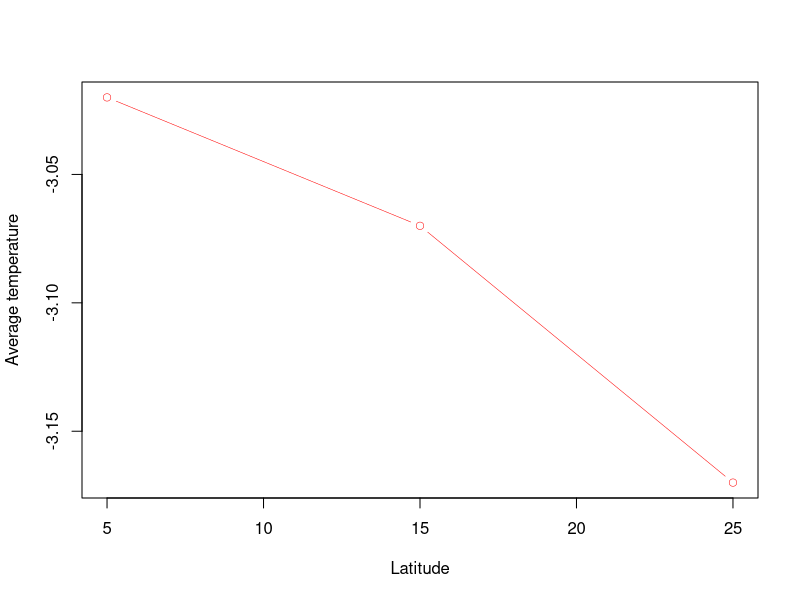
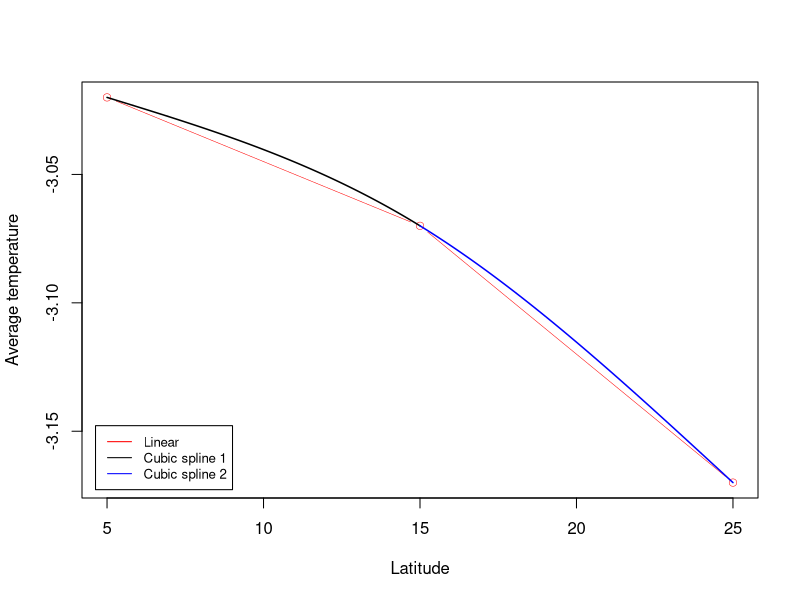

These charts were generated, in order, by the following R code:
## ---- chunk 1
knitr::opts_chunk$set(echo = TRUE)
## ---- chunk 2
# The Babylonian method for finding square root
# a: a positive real number; we will solve the square root of a.
# x1: the initial guess of the solution. x1 should be positive too.
# epsilon: a small positive number for the tolerance.

babylonian <- function(a, x1, epsilon = 1e-6) {
  if(a <= 0 || x1 <= 0 ){
    print("a and x1 should be both positive!")
    return(0)
  }else{
    x = x1
    i = 0
    while(abs(x*x - a) > epsilon){
      i = i + 1
      x = (x + a/x)/2
    }
    print(paste0("Number of iterations: ", i))
    return(x)
  }
}

babylonian(2,1)
babylonian(2,100)
babylonian(2,200)
## ---- chunk 3
x = c(5, 15, 25) 
y = c(-3.02,-3.07, -3.17)
plot(x,y, xlab = "Latitude", ylab = "Average temperature", type = "b", col = "red", lwd = 0.5)
## ---- chunk 4
vec_c = c(y[1], y[2], y[2], y[3], 0, 0, 0, 0) # the vector from the right hand side of Equation (6)

a = matrix(c(x[1]**3, x[1]**2, x[1], 1, 0, 0, 0, 0,
             x[2]**3, x[2]**2, x[2], 1, 0, 0, 0, 0,
             0, 0, 0, 0, x[2]**3, x[2]**2, x[2], 1,
             0, 0, 0, 0, x[3]**3, x[3]**2, x[3], 1,
             3*x[2]**2, 2*x[2], 1, 0, -3*x[2]**2, -2*x[2],-1, 0,
             6*x[2], 2, 0, 0, -6*x[2], -2, 0, 0,
             6*x[1], 2, 0, 0, 0, 0, 0, 0,
             0, 0, 0, 0, 6*x[3], 2, 0, 0), nrow = 8, byrow = TRUE)

vec_p = solve(a, vec_c) #  the solution vector (parameters for cubic spline)

plot(x,y, xlab = "Latitude", ylab = "Average temperature", type = "b", col = "red", lwd = 0.5)
curve(vec_p[1]*x**3+ vec_p[2]*x**2 + vec_p[3]*x + vec_p[4], from = x[1], to = x[2], add = TRUE, lwd = 1.5, col = "black")
curve(vec_p[5]*x**3+ vec_p[6]*x**2 + vec_p[7]*x + vec_p[8], from = x[2], to = x[3], add = TRUE, lwd = 1.5, col = "blue")
legend("bottomleft", inset=.02, legend = c("Linear", "Cubic spline 1", "Cubic spline 2"), 
       col = c("red", "black", "blue"), lty = 1, cex = 0.8)
